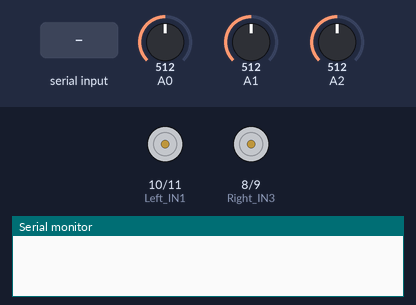
The sketch below on a simulated Arduino Uno, built with avr-gcc and run on an emulated ATmega328P. Shown: motor-driver pin pairs drawn as motors (green arrow = first pin HIGH = forward, orange = second pin HIGH = backward, longer = more drive, scaled by the enable pin), the last lines printed to the serial monitor. The test bench sets the inputs (shaded band); at power-on: A0 = 512, A1 = 512, A2 = 512.

Above: at 1.2 s.
1.3 s: "F" received over the second serial link
At 2.5 s:
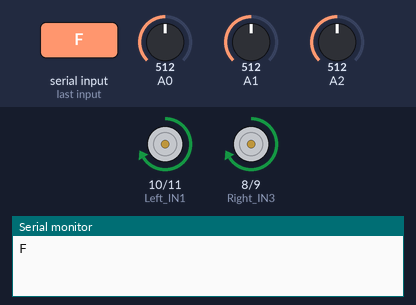
2.8 s: "R" received over the second serial link
At 3.8 s:
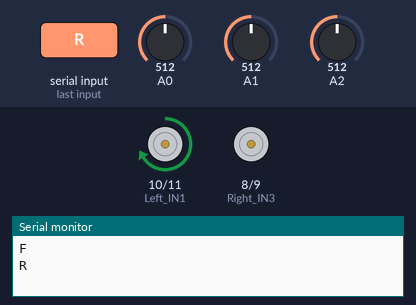
4.3 s: "L" received over the second serial link
At 5.0 s:
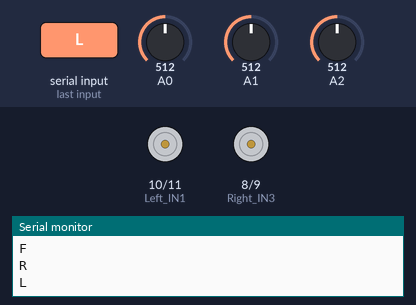
5.8 s: "B" received over the second serial link
At 6.1 s:
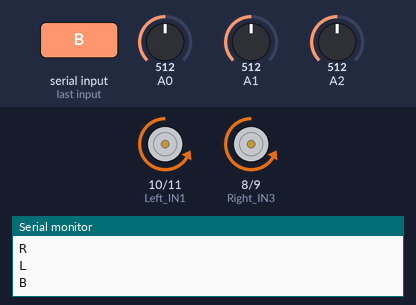
7.3 s: "R" received over the second serial link
At 8.5 s:
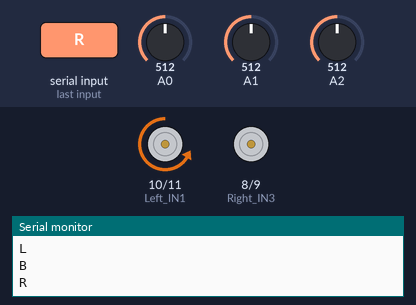
Timing chart, 0 to 9.8 s (numbered marks = the images above; inputs shaded):
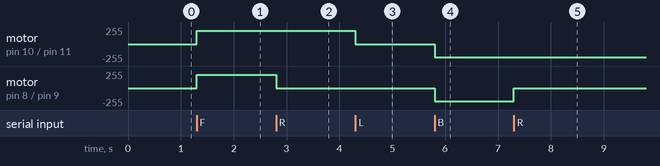

Measured:
- after the input at 1.3 s, motor on pin 10 (Left_IN1) / pin 11 (Left_IN2), motor on pin 8 (Right_IN3) / pin 9 (Right_IN4): stopped → forward 200/255 at once
- after the input at 2.8 s, motor on pin 8 (Right_IN3) / pin 9 (Right_IN4): forward 200/255 → stopped at once
- after the input at 4.3 s, motor on pin 10 (Left_IN1) / pin 11 (Left_IN2): forward 200/255 → stopped at once
- after the input at 5.8 s, motor on pin 10 (Left_IN1) / pin 11 (Left_IN2), motor on pin 8 (Right_IN3) / pin 9 (Right_IN4): stopped → backward 200/255 at once
- after the input at 7.3 s, motor on pin 8 (Right_IN3) / pin 9 (Right_IN4): backward 200/255 → stopped at once

The sketch:

RedLightDetector.ino
```cpp
#include<SoftwareSerial.h>
#include<carClass.h>
  char command;
  int action = 1;
  int Left_IN1 = 10;
  int Left_IN2 = 11;
  int Right_IN3 = 8;
  int Right_IN4 = 9;
  int Right_PWM = 5;
  int Left_PWM = 6;
  int sec = 100;
  int desec = 100;
  SoftwareSerial bread(3,2);
  wheelControl car;

//void Front()
//{
//  digitalWrite(Left_IN1,HIGH);
//  digitalWrite(Left_IN2,LOW);
//  digitalWrite(Right_IN3,HIGH);
//  digitalWrite(Right_IN4,LOW);
//  analogWrite(Left_PWM,200);
//  analogWrite(Right_PWM,200);
//}
//void Stop()
//{
//  digitalWrite(Left_IN1,LOW);
//  digitalWrite(Left_IN2,LOW);
//  digitalWrite(Right_IN3,LOW);
//  digitalWrite(Right_IN4,LOW);
//  analogWrite(Left_PWM,0);
//  analogWrite(Right_PWM,0);
//}
//void Right()
//{
//  digitalWrite(Right_IN3,HIGH);
//  digitalWrite(Right_IN4,LOW);
//  analogWrite(Right_PWM,0);
//}
//void Left()
//{
//  digitalWrite(Left_IN1,HIGH);
//  digitalWrite(Left_IN2,LOW);
//  analogWrite(Left_PWM,0);
//}
//void Back()
//{
//  digitalWrite(Left_IN1,LOW);
//  digitalWrite(Left_IN2,HIGH);
//  digitalWrite(Right_IN3,LOW);
//  digitalWrite(Right_IN4,HIGH);
//  analogWrite(Left_PWM,200);
//  analogWrite(Right_PWM,200);
//}

void executeCommand(char command){
  switch(command){
	case 'F':
	  {
		car.Front();
		delay(sec);
		break;
	  }
	case 'R':
	  {
		car.Right();
		delay(sec);
		break;
	  }
	case 'L':
	  {
		car.Left();
		delay(sec);
		break;
	  }
	case 'B':
	  {
		car.Back();
		delay(sec);
		break;
	  }
	case 'P':
	{
	  action = 0;
	  car.Front();
	  break;
	}
	case 'A':
	{
	  action = 1;
	  car.Stop();
	  break;
	}
	case 'X':
	{
	  car.Stop();
	  break;
	}
	default:
	{
	  // Serial.println("WRONG");
	  break;
	}
  }
}

void setup() {

  bread.begin(9600);
  Serial.begin(9600);
  //設定傳輸速度
  pinMode(A0, INPUT);
  pinMode(A1, INPUT);
  pinMode(A2, INPUT);
  pinMode(Left_IN1, OUTPUT);
  pinMode(Left_IN2, OUTPUT);
  pinMode(Right_IN3, OUTPUT);
  pinMode(Right_IN4, OUTPUT);
  pinMode(Left_PWM,OUTPUT);
  pinMode(Right_PWM,OUTPUT);
  //設定腳位名稱
}

void loop() {
  int Front_Detector = analogRead(A0);
  int Right_Detector = analogRead(A1);
  int Left_Detector = analogRead(A2);
  if(bread.available())
  {
	command = bread.read();
	executeCommand(command);
	Serial.println(command);
  }
  if(action==0)
  {
	if(Left_Detector > 200 && Right_Detector > 200)
	  {
		executeCommand('A');
	  }
	else
	{
	if(Left_Detector>200)
	  {
		car.Left();
		// delay(sec);
		// Stop();
		// delay(desec);
		//左輪前進
		// if(Right_Detector>200)
		// {
		//   car.Stop();
		  // delay(sec);
		  // car.Stop();
		  // delay(desec);
		  //有輪前進
		// }
	  }
	if(Right_Detector>200)
	  {
		car.Right();
		// delay(sec);
		// car.Stop();
		// delay(desec);
		//有輪前進
		// if(Left_Detector>200)
		// {
		//   car.Stop();
		  // delay(sec);
		  // car.Stop();
		  // delay(desec);
		  //有輪前進
		// }
	  }
	  if(Front_Detector>200)
	  {
		car.Front();
	  }
	}
  }
}
```

carClass.h
```cpp
#include<SoftwareSerial.h>

class wheelControl
{
public:
	wheelControl();
	void Stop();
	void Front();
	void Right();
	void Left();
	void Back();
private:
	int Left_IN1;
	int Left_IN2;
	int Right_IN3;
	int Right_IN4;
	int Right_PWM;
	int Left_PWM;
};

wheelControl::wheelControl()
{
	Left_IN1 = 10;
	Left_IN2 = 11;
	Right_IN3 = 8;
	Right_IN4 = 9;
	Right_PWM = 5;
	Left_PWM = 6;
}

inline void wheelControl::Stop()
{
	digitalWrite(Left_IN1, LOW);
	digitalWrite(Left_IN2, LOW);
	digitalWrite(Right_IN3, LOW);
	digitalWrite(Right_IN4, LOW);
	analogWrite(Left_PWM, 0);
	analogWrite(Right_PWM, 0);
}

inline void wheelControl::Front()
{
	digitalWrite(Left_IN1, HIGH);
	digitalWrite(Left_IN2, LOW);
	digitalWrite(Right_IN3, HIGH);
	digitalWrite(Right_IN4, LOW);
	analogWrite(Left_PWM, 200);
	analogWrite(Right_PWM, 200);
}

inline void wheelControl::Right()
{
	digitalWrite(Right_IN3, HIGH);
	digitalWrite(Right_IN4, LOW);
	analogWrite(Right_PWM, 0);
}

inline void wheelControl::Left()
{
	digitalWrite(Left_IN1, HIGH);
	digitalWrite(Left_IN2, LOW);
	analogWrite(Left_PWM, 0);
}

inline void wheelControl::Back()
{
	digitalWrite(Left_IN1, LOW);
	digitalWrite(Left_IN2, HIGH);
	digitalWrite(Right_IN3, LOW);
	digitalWrite(Right_IN4, HIGH);
	analogWrite(Left_PWM, 200);
	analogWrite(Right_PWM, 200);
}
```
